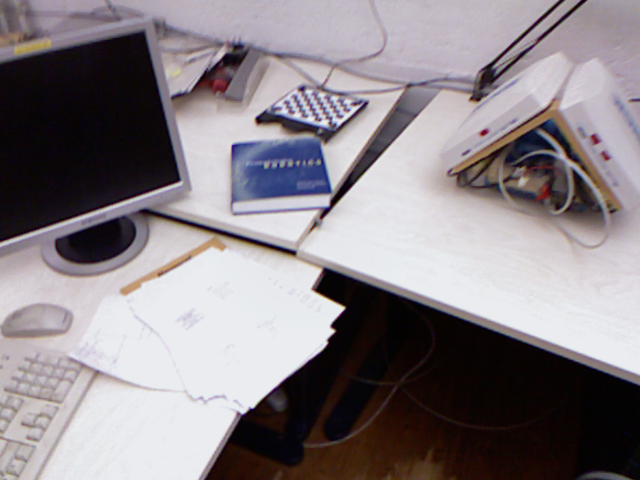
#> input picture docs/Thesis/ral/fig/publication_assets/desk_24_gt.png, 640 x 480 px
$ python draw_revised_figures.py
#> lines starting #> are read from the running program, lines starting #| are printed output that depends on the picture
### scripts/paper/draw_paper_diagrams.py
"""Publication-size Figures 1--3; native vectors and recorded experimental images.

Coordinates use inches from the upper left. The optional PowerPoint exporter
uses the same geometry, and is never imported during manuscript generation.
"""
from pathlib import Path
import json

import matplotlib
matplotlib.use('Agg')
import matplotlib.pyplot as plt
from matplotlib.patches import Ellipse, Rectangle, Polygon, PathPatch, FancyBboxPatch
from matplotlib.path import Path as MplPath
import numpy as np
from PIL import Image

ROOT = Path(__file__).resolve().parents[2]
FIG = ROOT / 'docs/Thesis/ral/fig'
DATA = ROOT / 'logs/paper_ral_20261007'
ASSET = FIG / 'overview_assets'
INK, MUTED, RULE = '#20282C', '#59636A', '#C5CBCF'
TEAL, BLUE = '#167568', '#376687'
SCENES = [f'office{i}' for i in range(5)] + [f'room{i}' for i in range(3)]
TEASER_ROI = (76, 84, 300, 112)


class Drawing:
    def __init__(self, width, height):
        self.width, self.height = width, height
        self.items = []

    def text(self, x, y, value, size: float=8, color=INK, bold=False, align='left',
             ppt=None, runs=None, rotation=0):
        self.items.append(dict(kind='text', x=x, y=y, value=value, size=size,
                               color=color, bold=bold, align=align, ppt=ppt, runs=runs, rotation=rotation))

    # [4 lines left out: function ui_shape, not called in this run]

    def rect(self, x, y, w, h, color=INK, fill='white', lw=.7, zorder=2):
        self.items.append(dict(kind='rect', x=x, y=y, w=w, h=h,
                               color=color, fill=fill, lw=lw, zorder=zorder))

    def ellipse(self, x, y, w, h, angle=0, color=TEAL, fill='white', lw=.7):
        self.items.append(dict(kind='ellipse', x=x, y=y, w=w, h=h, angle=angle,
                               color=color, fill=fill, lw=lw))

    def line(self, points, color=INK, lw=.8, arrow=False):
        self.items.append(dict(kind='line', points=points, color=color, lw=lw,
                               arrow=arrow))

    def image(self, path, x, y, w, h=None, crop=None):
#> called with x = 0.38, y = 0.44, w = 0.62, h = 0.465
        with Image.open(path) as img:
#> img is the input picture: PIL image 640x480 RGB; mean R, G, B 137.5, 130.6, 135.2
            iw, ih = (crop[2], crop[3]) if crop else img.size
#> iw = 640; ih = 480
        h = h if h is not None else w * ih / iw
#> h = 0.465
        self.items.append(dict(kind='image', path=Path(path), x=x, y=y, w=w,
                               h=h, crop=crop))
        return h

    # [202 lines left out: functions heading, render, add_slide, camera, not called in this run]


def gaussians(d, x, y, scale=1, color=TEAL):
    for dx,dy,angle in [(-.15,-.05,-25),(.03,-.13,20),(.19,-.01,-15),(-.04,.08,18)]:
        d.ellipse(x+dx*scale,y+dy*scale,.26*scale,.105*scale,angle,color=color)


# [148 lines left out: functions teaser, method, render_all, write_manifest, editable_deck, not called in this run]


# [10 lines that do not run on import are left out]

### scripts/paper/draw_revised_figures.py
"""Current figures: real-data teaser, selected qualitative views, and evidence.
The combined method/system overview is in draw_contribution_overview.py.
"""
import json
import sys
from pathlib import Path

ROOT = Path(__file__).resolve().parents[2]
sys.path.insert(0, str(ROOT))
sys.path.insert(0, str(ROOT / "scripts/paper"))

import numpy as np
import matplotlib
matplotlib.use('Agg')
import matplotlib.pyplot as plt
from PIL import Image

from draw_paper_diagrams import (Drawing, camera, gaussians, INK, RULE,
                                 TEAL, BLUE)

FIG = ROOT / 'docs/Thesis/ral/fig'
OLDDATA = ROOT / 'logs/paper_ral_20261007'
REAL = ROOT / 'logs/paper_real_20261010'
AMBER, ORANGE, PANEL_DARK = '#C2821E', '#AA772C', '#0E1215'
REP = [f'office{i}' for i in range(5)] + [f'room{i}' for i in range(3)]


# [9 lines left out: function cover, not called in this run]


def tag(d, x, y, text, color=INK, size=7.3, align='left'):
    d.text(x, y, text, size=size, color=color, align=align)


# ---------------------------------------------------------------------------
def teaser_real():
    d = Drawing(7.15, 2.98)
    a = FIG/'publication_assets'
    left_c, comparison_c = 1.05, 3.755
    d.text(left_c,.15,'Pairs to a persistent 3D map',8.3,bold=True,align='center')
    # Centre the frame pair on the same axis as the persistent map.
    d.image(a/'desk_24_gt.png',.38,.44,.62,.465)
    d.image(a/'desk_377_gt.png',1.10,.44,.62,.465)
#> call 2 of image, with x = 1.1, y = 0.44, w = 0.62, h = 0.465
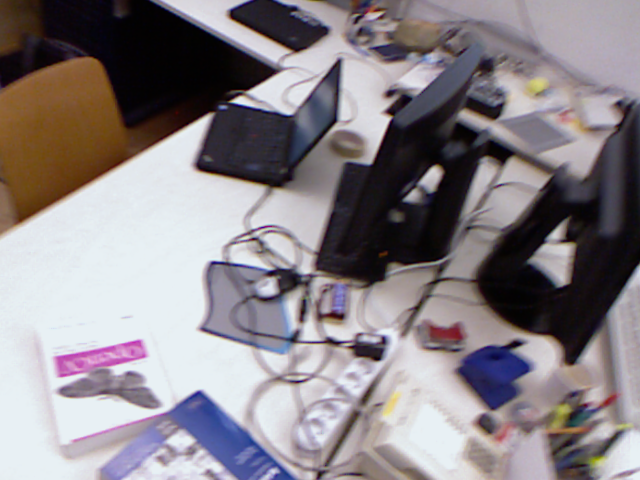
#> input picture docs/Thesis/ral/fig/publication_assets/desk_377_gt.png, 640 x 480 px
#> in image, img is the input picture: PIL image 640x480 RGB; mean R, G, B 137.6, 130.7, 135.4
    d.text(left_c,1.06,'shared map–camera anchor',7.2,TEAL,align='center')
    d.image(a/'desk_orbit_300.png',.06,1.26,1.98,1.485)
#> call 3 of image, with x = 0.06, y = 1.26, w = 1.98, h = 1.49
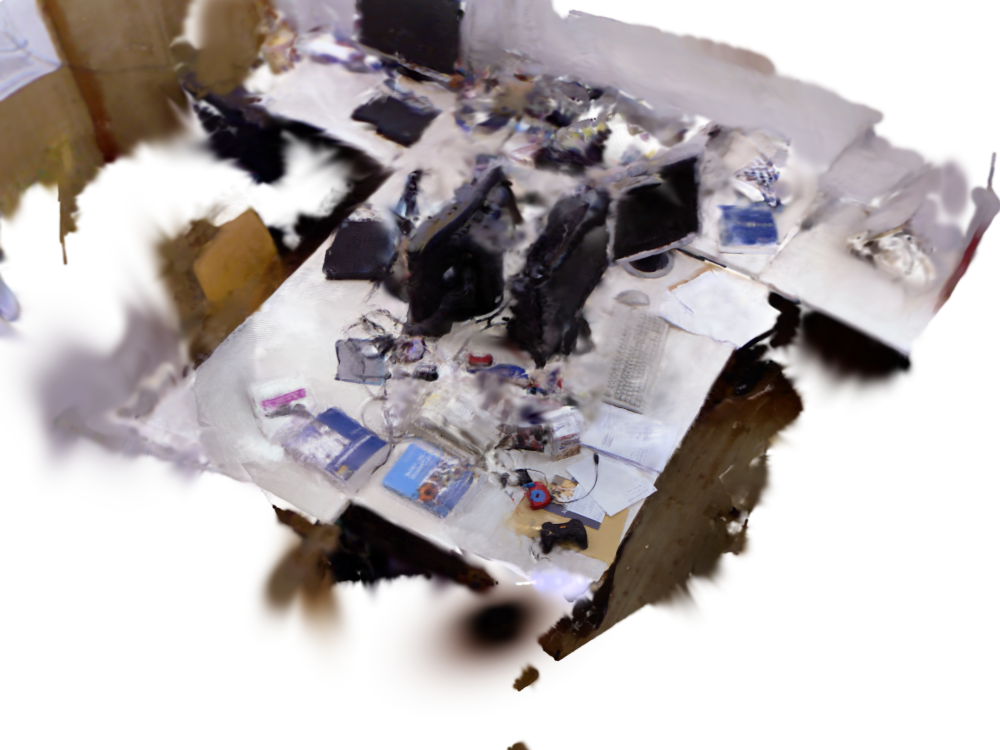
#> input picture docs/Thesis/ral/fig/publication_assets/desk_orbit_300.png, 1000 x 750 px
#> in image, img is the input picture: PIL image 1000x750 RGB; mean R, G, B 183.7, 177.5, 177.9
    d.text(comparison_c,.15,'TUM desk: matched camera views',8.3,bold=True,align='center')
    for x,name,label in [(2.18,'photo','Photo-SLAM'),(3.81,'ours','Ours')]:
        d.text(x+.76,.43,label,7.8,TEAL if name=='ours' else INK,bold=True,align='center')
        for y,frame in [(.60,24),(1.78,377)]:
            d.image(a/f'desk_{frame}_{name}.png',x,y,1.52,1.14)
    # Make room for the bottom statistic by using compact paired views.
    for o in d.items:
        if o['kind']=='image' and o['x']>2:
            o['w']=1.52; o['h']=1.02
            o['crop']=(0,25,640,430)
            if o['y']>1:o['y']=1.70
    d.rect(5.52,.35,1.57,2.37,PANEL_DARK,PANEL_DARK,zorder=0)
    d.text(6.305,.52,'3D Gaussians',7.6,'#C9D2D6',align='center')
    cover(d,FIG/'gauss_cloud.png',5.59,.78,1.43,1.61)
    d.text(6.305,2.53,'TUM desk map',6.8,'#C9D2D6',align='center')
    d.text(comparison_c,2.87,'Mean paired-frame ΔPSNR: +3.53 dB  ·  100 frames',7.1,TEAL,bold=True,align='center')
    return d


# [88 lines left out: functions qualitative_multi, evidence, not called in this run]


def render_all():
    from draw_contribution_overview import overview
    teaser_real().render('teaser')
    qualitative_multi().render('qualitative_multi')
    for variant in ('ral','master'):
        overview(variant).render(f'system_overview_{variant}')
    evidence()
    print('current paper figures rendered')


if __name__ == '__main__':
#> (the run stopped early here; a loop or call above may not have finished)
